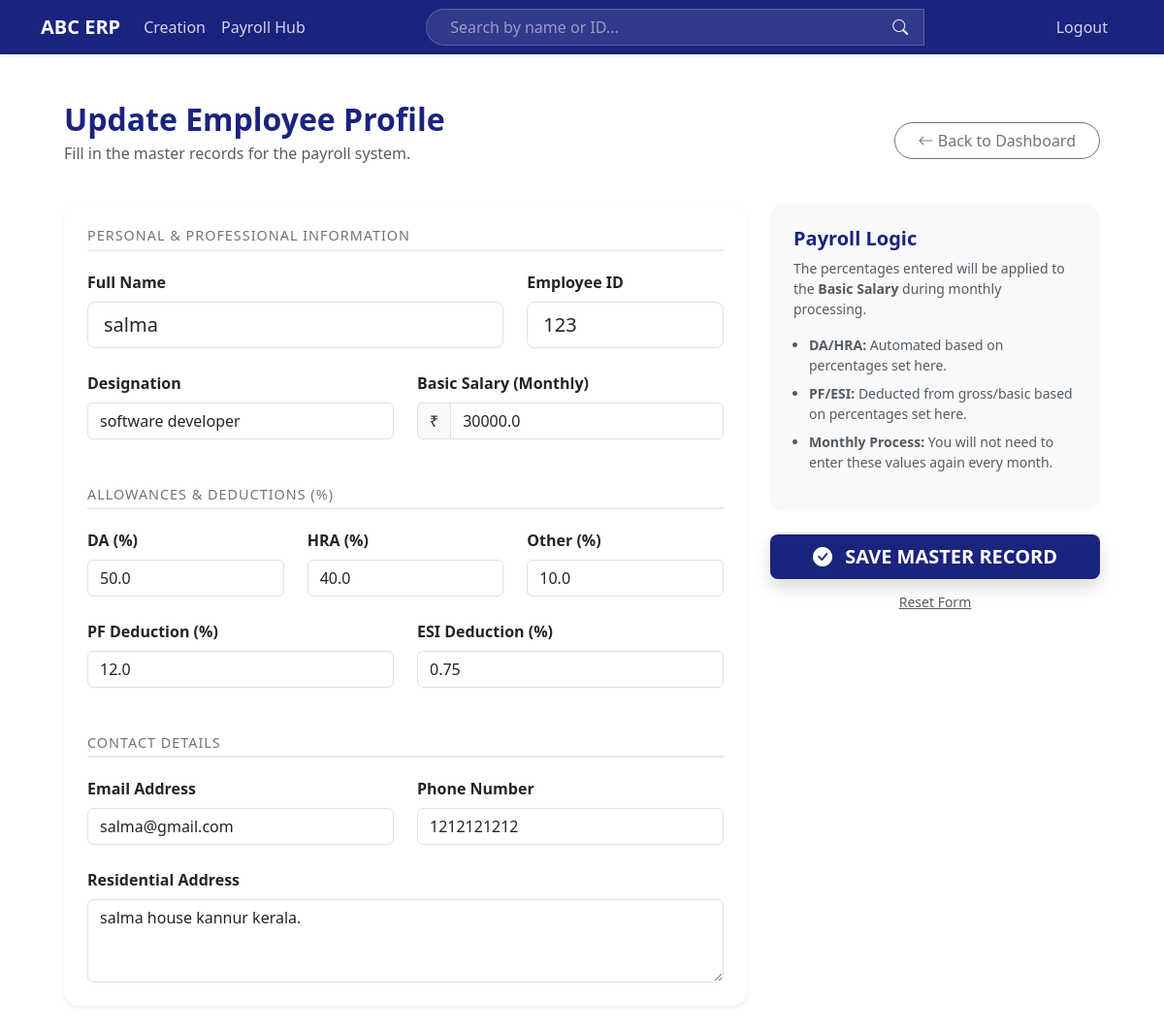
The app's page /edit/1/ (signed in) with its own data.
### employees/models.py (models this page shows, shortened)
class Employee(models.Model):
    name = models.CharField(max_length=100)
    designation = models.CharField(max_length=100)
    emp_id = models.CharField(max_length=20, unique=True)
    email = models.EmailField()
    phone = models.CharField(max_length=15)
    address = models.TextField()
    basic_salary = models.FloatField()
    da_percent = models.FloatField(default=50)
    hra_percent = models.FloatField(default=40)
    other_percent = models.FloatField(default=10)
    pf_percent = models.FloatField(default=12)
    esi_percent = models.FloatField(default=0.75)

### employees/views.py (the view, shortened to what this page needs)
# urls.py: path('edit/<int:pk>/', views.employee_form, name='employee_edit'),
@login_required
def employee_form(request, pk=None):
    if pk:
        employee = get_object_or_404(Employee, pk=pk)
    else:
        employee = None
    return render(request, 'employees/employee_form.html', {
        'employee': employee,
        'all_employees': Employee.objects.all()
    })

### employees/context_processors.py (called while the page is built)
def employee_context(request):
    return {
        'all_employees': Employee.objects.all()
    }

### employees/templates/employees/employee_form.html (shortened to what this page needs)
{% extends 'employees/base.html' %}
{% block content %}
<div class="container-fluid px-4 py-4">
    <div class="d-flex justify-content-between align-items-center mb-4">
        <div>
            <h2 class="fw-bold text-navy mb-1">
                {% if employee %}Update{% else %}Create{% endif %} Employee Profile
            </h2>
            <p class="text-muted">Fill in the master records for the payroll system.</p>
        </div>
        <a href="{% url 'dashboard' %}" class="btn btn-outline-secondary rounded-pill px-4">
            <i class="bi bi-arrow-left"></i> Back to Dashboard
        </a>
    </div>
    <form method="POST">
        <div class="row">
            <div class="col-lg-8">
                <div class="card shadow-sm p-4 mb-4">
                    <h6 class="form-section-title">Personal & Professional Information</h6>
                    <div class="row g-4">
                        <div class="col-md-8">
                            <label class="form-label fw-bold">Full Name</label>
                            <input type="text" name="name" class="form-control form-control-lg" placeholder="Enter Full Name" value="{{ employee.name|default:'' }}" required>
                        </div>
                        <div class="col-md-4">
                            <label class="form-label fw-bold">Employee ID</label>
                            <input type="text" name="emp_id" class="form-control form-control-lg" placeholder="ABC-001" value="{{ employee.emp_id|default:'' }}" required>
                        </div>
                        <div class="col-md-6">
                            <label class="form-label fw-bold">Designation</label>
                            <input type="text" name="designation" class="form-control" placeholder="e.g. Software Engineer" value="{{ employee.designation|default:'' }}" required>
                        </div>
                        <div class="col-md-6">
                            <label class="form-label fw-bold">Basic Salary (Monthly)</label>
                            <div class="input-group">
                                <span class="input-group-text">₹</span>
                                <input type="number" step="0.01" name="basic_salary" class="form-control" placeholder="0.00" value="{{ employee.basic_salary|default:'' }}" required>
                            </div>
                        </div>
                    </div>
                    <h6 class="form-section-title mt-5">Allowances & Deductions (%)</h6>
                    <div class="row g-4">
                        <div class="col-md-4">
                            <label class="form-label fw-bold">DA (%)</label>
                            <input type="number" step="0.01" name="da_percent" class="form-control" value="{{ employee.da_percent|default:'50.0' }}" required>
                        </div>
                        <div class="col-md-4">
                            <label class="form-label fw-bold">HRA (%)</label>
                            <input type="number" step="0.01" name="hra_percent" class="form-control" value="{{ employee.hra_percent|default:'40.0' }}" required>
                        </div>
                        <div class="col-md-4">
                            <label class="form-label fw-bold">Other (%)</label>
                            <input type="number" step="0.01" name="other_percent" class="form-control" value="{{ employee.other_percent|default:'10.0' }}" required>
                        </div>
                        <div class="col-md-6">
                            <label class="form-label fw-bold">PF Deduction (%)</label>
                            <input type="number" step="0.01" name="pf_percent" class="form-control" value="{{ employee.pf_percent|default:'12.0' }}" required>
                        </div>
                        <div class="col-md-6">
                            <label class="form-label fw-bold">ESI Deduction (%)</label>
                            <input type="number" step="0.01" name="esi_percent" class="form-control" value="{{ employee.esi_percent|default:'0.75' }}" required>
                        </div>
                    </div>
                    <h6 class="form-section-title mt-5">Contact Details</h6>
                    <div class="row g-4">
                        <div class="col-md-6">
                            <label class="form-label fw-bold">Email Address</label>
                            <input type="email" name="email" class="form-control" placeholder="name@abc.com" value="{{ employee.email|default:'' }}" required>
                        </div>
                        <div class="col-md-6">
                            <label class="form-label fw-bold">Phone Number</label>
                            <input type="text" name="phone" class="form-control" placeholder="+91 00000 00000" value="{{ employee.phone|default:'' }}" required>
                        </div>
                        <div class="col-12">
                            <label class="form-label fw-bold">Residential Address</label>
                            <textarea name="address" class="form-control" rows="3" placeholder="Enter full address...">{{ employee.address|default:'' }}</textarea>
                        </div>
                    </div>
                </div>
            </div>
            <div class="col-lg-4">
                <div class="card bg-light border-0 p-4 mb-4">
                    <h5 class="fw-bold text-navy">Payroll Logic</h5>
                    <p class="small text-muted">The percentages entered will be applied to the <b>Basic Salary</b> during monthly processing.</p>
                    <ul class="small text-muted ps-3">
                        <li class="mb-2"><b>DA/HRA:</b> Automated based on percentages set here.</li>
                        <li class="mb-2"><b>PF/ESI:</b> Deducted from gross/basic based on percentages set here.</li>
                        <li><b>Monthly Process:</b> You will not need to enter these values again every month.</li>
                    </ul>
                </div>
                <div class="d-grid gap-2">
                    <button type="submit" class="btn btn-save btn-lg text-white fw-bold shadow">
                        <i class="bi bi-check-circle-fill me-2"></i> SAVE MASTER RECORD
                    </button>
                    <button type="reset" class="btn btn-link text-muted btn-sm">Reset Form</button>
                </div>
            </div>
        </div>
    </form>
</div>
{% endblock %}

### employees/templates/employees/employee_form.html (style rules this page uses)
.form-section-title { font-size: 0.9rem; text-transform: uppercase; letter-spacing: 1px; color: #6c757d; border-bottom: 2px solid #e9ecef; padding-bottom: 5px; margin-bottom: 20px; }
.card { border-radius: 15px; border: none; }
.btn-save { background-color: #1a237e; border: none; }
.text-navy { color: #1a237e; }

### records on screen
Employee: name "salma", emp_id "123", designation "software developer", basic_salary "30000.0", da_percent "50.0", hra_percent "40.0", other_percent "10.0", pf_percent "12.0", esi_percent "0.75", email "salma@gmail.com", phone "1212121212", address "salma house kannur kerala."
